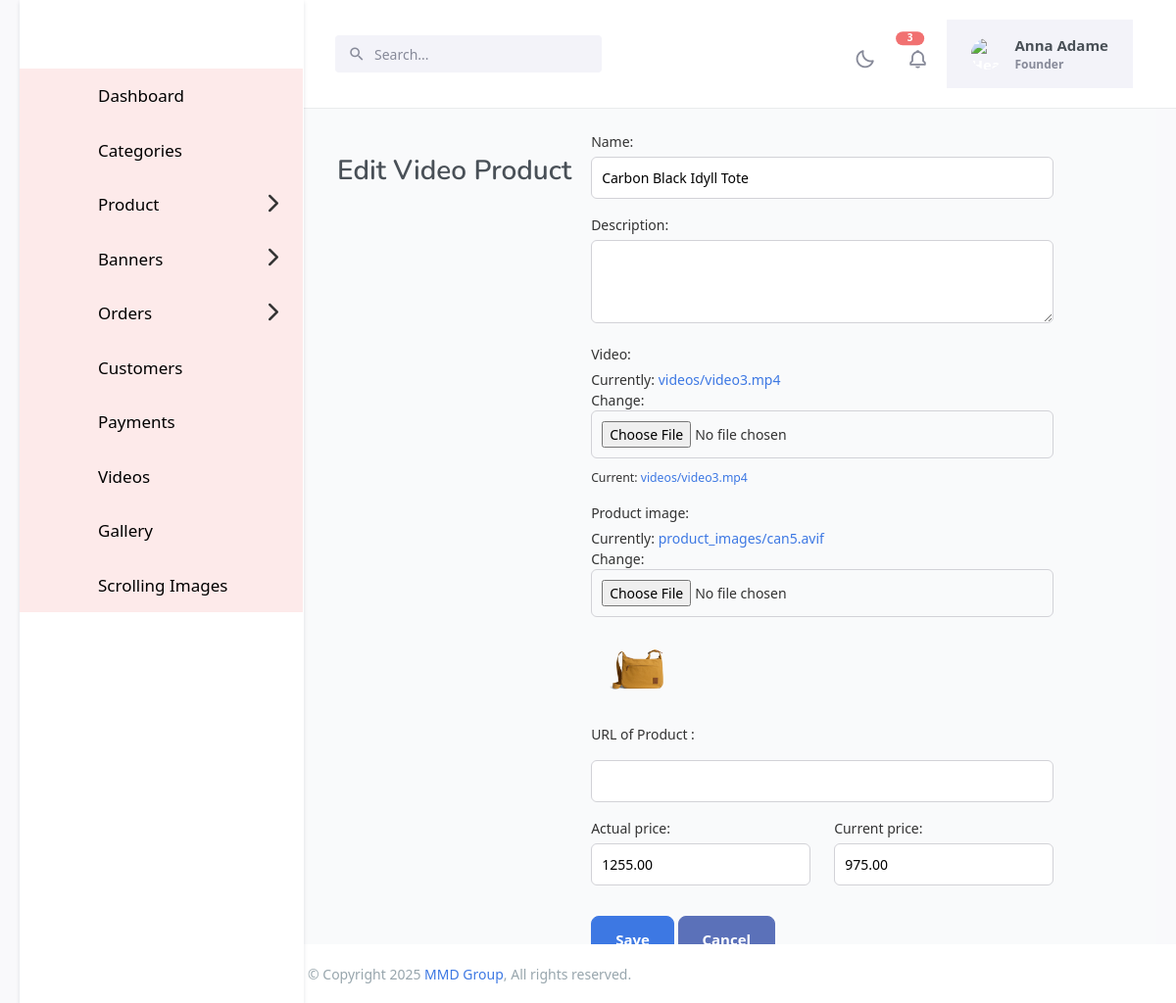
/account/video-products/edit/15/, run on the app's committed database.
### core/models.py (models this page shows, shortened)
class VideoProduct(models.Model):
    name = models.CharField(max_length=255)
    description = models.TextField(blank=True)
    video = models.FileField(
        upload_to='videos/',
        validators=[FileExtensionValidator(
            allowed_extensions=['mp4', 'webm', 'ogg', 'avi', 'mov', 'mkv', 'flv', 'wmv', 'mpeg', 'mpg']
        )]
    )
    product_image = models.FileField(upload_to='product_images/')
    actual_price = models.DecimalField(max_digits=10, decimal_places=2)
    current_price = models.DecimalField(max_digits=10, decimal_places=2)
    product_url = models.URLField(blank=True, null=True)
    created_at = models.DateTimeField(auto_now_add=True)
    updated_at = models.DateTimeField(auto_now=True)

### core/views.py (the view)
# urls.py: path('account/video-products/edit/<int:pk>/', views.edit_video_product, name="edit_video_product"),
def edit_video_product(request, pk):
    product = get_object_or_404(VideoProduct, pk=pk)
    if request.method == 'POST':
        form = VideoProductForm(request.POST, request.FILES, instance=product)
        if form.is_valid():
            form.save()
            toast.add_message(request, toast.SUCCESS, 'Video product updated successfully!')
            return redirect('video_products_list')
        else:
            toast.add_message(request, toast.ERROR, 'Please correct the errors below.')
    else:
        form = VideoProductForm(instance=product)
    context = {'form': form, 'title': 'Edit Video Product'}
    return render(request, 'backend/video_products/form.html', context)

### core/forms.py (shortened to what this page needs)
class VideoProductForm(forms.ModelForm):
    class Meta:
        model = VideoProduct
        fields = ['name', 'description', 'video', 'product_image', 'product_url','actual_price', 'current_price']
        widgets = {
            'description': forms.Textarea(attrs={'rows': 3}),
        }

### templates/backend/video_products/form.html (shortened to what this page needs)
{% extends 'backend/base.html' %}
{% block content %}
<div class="container">
    <h1 class="my-4">{{ title }}</h1>
    <form method="post" enctype="multipart/form-data">
        <div class="form-group mb-3">
            {{ form.name.label_tag }}
            {{ form.name }}
        </div>
        <div class="form-group mb-3">
            {{ form.description.label_tag }}
            {{ form.description }}
        </div>
        <div class="form-group mb-3">
            {{ form.video.label_tag }}
            {{ form.video }}
            {% if form.instance.video %}
                <div class="mt-2">
                    <small>Current: <a href="{{ form.instance.video.url }}" target="_blank">{{ form.instance.video.name }}</a></small>
                </div>
            {% endif %}
        </div>
        <div class="form-group mb-3">
             {{ form.product_image.label_tag }}
             {{ form.product_image }}
             {% if form.instance.product_image %}
             <div class="mt-2">
                  <img src="{{ form.instance.product_image.url }}" width="100">
               </div>
               {% endif %}
          </div>
          <div class="form-group mb-3">
               <p>URL of Product :</p>
          {{form.product_url}}
          </div>
        <div class="row mb-3">
            <div class="col-md-6">
                <div class="form-group">
                    {{ form.actual_price.label_tag }}
                    {{ form.actual_price }}
                </div>
            </div>
            <div class="col-md-6">
                <div class="form-group">
                    {{ form.current_price.label_tag }}
                    {{ form.current_price }}
                </div>
            </div>
        </div>
        <div class="form-group mb-3">
            <button type="submit"style="margin-bottom: 50px;"  class="btn btn-primary">Save</button>
            <a style="margin-bottom: 50px;"  href="{% url 'video_products_list' %}" class="btn btn-secondary">Cancel</a>
        </div>
    </form>
</div>
{% endblock %}

### static/backend/css/gallery.css (style rules this page uses)
.container { display: flex; height: 100vh; font-family: 'Segoe UI', Tahoma, Geneva, Verdana, sans-serif; }
.btn { text-decoration: none; padding: 10px 15px; border-radius: 8px; color: white; font-weight: 500; }

### static/backend/css/explore.css (style rules this page uses)
* { box-sizing: border-box; margin: 0; padding: 0; font-family: 'Segoe UI', Tahoma, Geneva, Verdana, sans-serif; }
body { background-color: #f5f5f7; color: #1d1d1f; padding: 20px; }
h1 { font-size: 28px; margin-bottom: 10px; }
.form-group { margin-bottom: 15px; }
.form-group label { display: block; margin-bottom: 5px; font-weight: 500; }
.form-group input, .form-group select, .form-group textarea { width: 100%; padding: 10px; border: 1px solid #d2d2d7; border-radius: 6px; }

### static/backend/css/messages.pay.css (style rules this page uses)
body { font-family: 'Segoe UI', sans-serif; margin: 0; padding: 0; background-color: #f6f6f6; color: #333; }
.container { display: flex; height: 100vh; }
body { margin: 0; font-family: 'Segoe UI', sans-serif; background-color: #f4f4f6; color: #333; }
.container { display: flex; min-height: 100vh; padding: 20px; gap: 20px; }
.btn { padding: 12px 24px; border-radius: 8px; color: white; text-decoration: none; font-weight: bold; display: inline-block; font-size: 15px; }
* { margin: 0; padding: 0; box-sizing: border-box; font-family: 'Segoe UI', sans-serif; }
body { background-color: #f9f9fb; padding: 20px; }

### data on the page
VideoProduct: name "Carbon Black Idyll Tote", instance.video.name "videos/video3.mp4", instance.product_image (picture), actual_price "1255.00", current_price "975.00"

### other printed values
{{ title }} "Edit Video Product"
